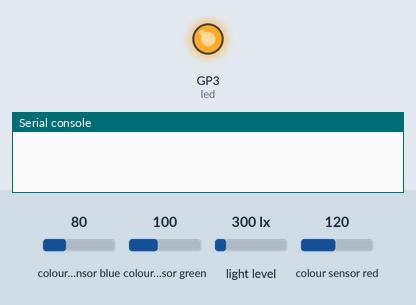
Bench run of a program on a simulated Raspberry Pi Pico running CircuitPython. Shown: output pins drawn as LEDs (lit = HIGH), the last lines printed to the serial console. Inputs (shaded band) come from the test bench; at power-on: colour sensor blue 80, colour sensor green 100, colour sensor red 120, light level 300 lx.

Above: at 1.2 s.
1.3 s: colour sensor blue set to 191
At 2.5 s:
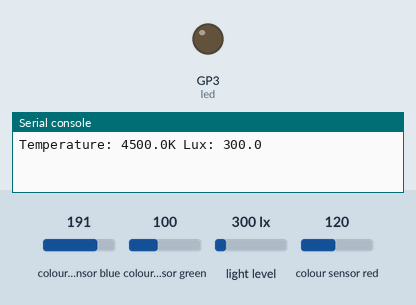
12.6 s: colour sensor green set to 191
23.5 s: colour sensor red set to 191
Timing chart, 0 to 38.5 s (numbered marks = the images above; inputs shaded):
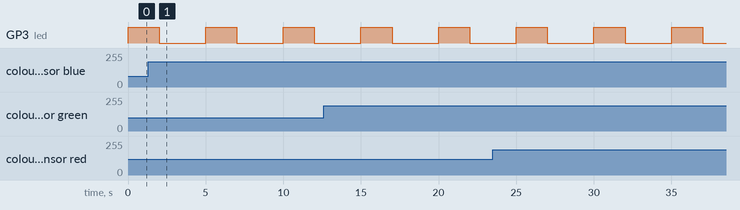

The program:

RGB_color.py
```python
'''
- Simple demo of the TCS34725 color sensor.
- Will detect the color from the sensor and print it out.
- LED (GP3) will turn off for 3 seconds
'''
import time
import board
import busio
import adafruit_tcs34725
import digitalio


# Create sensor object, communicating over the board's default I2C bus
i2c = busio.I2C(scl=board.GP7, sda=board.GP6)
sensor = adafruit_tcs34725.TCS34725(i2c)

led = digitalio.DigitalInOut(board.GP3)
led.direction = digitalio.Direction.OUTPUT
# Change sensor integration time to values between 2.4 and 614.4 milliseconds
# sensor.integration_time = 150

# Change sensor gain to 1, 4, 16, or 60
# sensor.gain = 4

# Main loop reading color and printing it every second.
while True:
    # Raw data from the sensor in a 4-tuple of red, green, blue, clear light component values
    # print(sensor.color_raw)
    led.value = True
    time.sleep(2.0)
    color = sensor.color
    color_rgb = sensor.color_rgb_bytes
    print(
        "RGB color as 8 bits per channel int: #{0:02X} or as 3-tuple: {1}".format(
            color, color_rgb
        )
    )

    # Read the color temperature and lux of the sensor too.
    temp = sensor.color_temperature
    lux = sensor.lux
    print("Temperature: {0}K Lux: {1}\n".format(temp, lux))

    # Delay for turn off LED.
    led.value = False
    time.sleep(3.0)
```

Measured:
- by itself, GP3 (led): alternates HIGH for 2.0 s and LOW for 3.0 s
